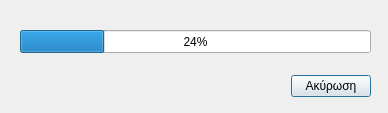
<?xml version="1.0" encoding="UTF-8"?>
<ui version="4.0">
 <class>MotionDetectionLoad</class>
 <widget class="QDialog" name="MotionDetectionLoad">
  <property name="windowModality">
   <enum>Qt::NonModal</enum>
  </property>
  <property name="geometry">
   <rect>
    <x>0</x>
    <y>0</y>
    <width>388</width>
    <height>113</height>
   </rect>
  </property>
  <property name="windowTitle">
   <string>Εντοπισμός Κίνησης...</string>
  </property>
  <property name="windowIcon">
   <iconset>
    <normaloff>res/app_icons/motion_detection.png</normaloff>res/app_icons/motion_detection.png</iconset>
  </property>
  <widget class="QWidget" name="layoutWidget">
   <property name="geometry">
    <rect>
     <x>20</x>
     <y>70</y>
     <width>351</width>
     <height>33</height>
    </rect>
   </property>
   <layout class="QHBoxLayout">
    <property name="spacing">
     <number>6</number>
    </property>
    <property name="margin" stdset="0">
     <number>0</number>
    </property>
    <item>
     <spacer>
      <property name="orientation">
       <enum>Qt::Horizontal</enum>
      </property>
      <property name="sizeHint" stdset="0">
       <size>
        <width>131</width>
        <height>31</height>
       </size>
      </property>
     </spacer>
    </item>
    <item>
     <widget class="QPushButton" name="cancelButton">
      <property name="text">
       <string>Ακύρωση</string>
      </property>
     </widget>
    </item>
   </layout>
  </widget>
  <widget class="QProgressBar" name="progressBar">
   <property name="geometry">
    <rect>
     <x>20</x>
     <y>30</y>
     <width>351</width>
     <height>23</height>
    </rect>
   </property>
   <property name="value">
    <number>24</number>
   </property>
  </widget>
  <widget class="QLabel" name="statusLabel">
   <property name="geometry">
    <rect>
     <x>20</x>
     <y>10</y>
     <width>351</width>
     <height>16</height>
    </rect>
   </property>
   <property name="text">
    <string/>
   </property>
  </widget>
 </widget>
 <resources/>
 <connections/>
</ui>
